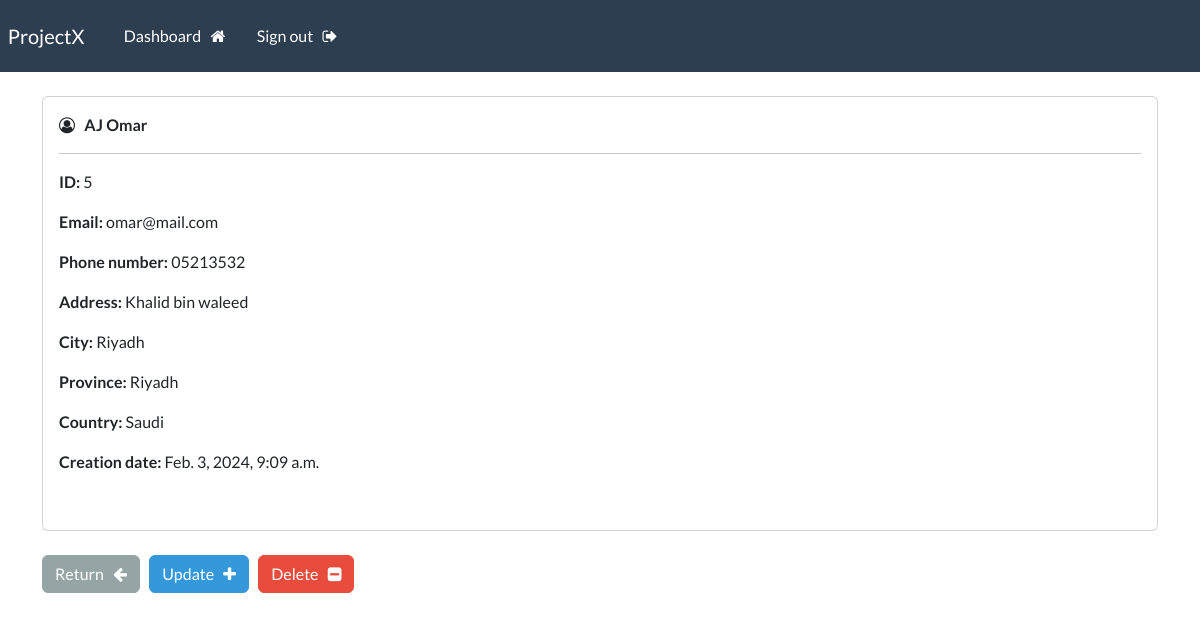
The app's page /record/5 (signed in) with its own data.
### webapp/models.py (models this page shows, shortened)
class Record(models.Model):
	creation_date = models.DateTimeField(auto_now_add=True)
	first_name = models.CharField(max_length=100)
	last_name = models.CharField(max_length=100)
	email = models.CharField(max_length=255)
	phone = models.CharField(max_length=20)
	address = models.CharField(max_length=300)
	city = models.CharField(max_length=255)
	province = models.CharField(max_length=200)
	country = models.CharField(max_length=125)

### webapp/views.py (the view)
# urls.py: path('record/<int:pk>', views.singular_record, name="record"),
@login_required(login_url='my-login')
def singular_record(request, pk):
    all_records = Record.objects.get(id=pk)
    context = {'record':all_records}
    return render(request, 'webapp/view-record.html', context=context)
    pass

### webapp/templates/webapp/view-record.html (shortened to what this page needs)
{% extends 'webapp/base.html' %}
{% block content %}
<div class="card">
  <div class="card-body">
    <i class="fa fa-user-circle-o" aria-hidden="true"></i> &nbsp;
  <strong>
    {{record.last_name|upper}}
    {{record.first_name}}
  </strong>
  <hr>
    <p><strong> ID: </strong> {{record.id}}</p>
    <p><strong> Email: </strong> {{record.email}}</p>
    <p><strong> Phone number: </strong> {{record.phone}}</p>
    <p><strong> Address: </strong> {{record.address}}</p>
    <p><strong> City: </strong> {{record.city}}</p>
    <p><strong> Province: </strong> {{record.province}}</p>
    <p><strong> Country: </strong> {{record.country}}</p>
    <p><strong> Creation date: </strong> {{record.creation_date}}</p>
  </div>
  <br>
</div>
<br>
<a href="{% url 'dashboard' %}" class="btn btn-secondary">
   Return &nbsp; <i class="fa fa-arrow-left" aria-hidden="true"></i>
</a>
<a href="{% url 'update-record' record.id %}" class="btn btn-info">
   Update &nbsp; <i class="fa fa-plus" aria-hidden="true"></i>
</a>
<a href="{% url 'delete-record' record.id %}" class="btn btn-danger">
   Delete &nbsp; <i class="fa fa-minus-square" aria-hidden="true"></i>
</a>
{% endblock %}

### records on screen
Record: last_name "AJ", first_name "Omar", id "5", email "omar@mail.com", phone "05213532", address "Khalid bin waleed", city "Riyadh", province "Riyadh", country "Saudi", creation_date "Feb. 3, 2024, 9:09 a.m."
